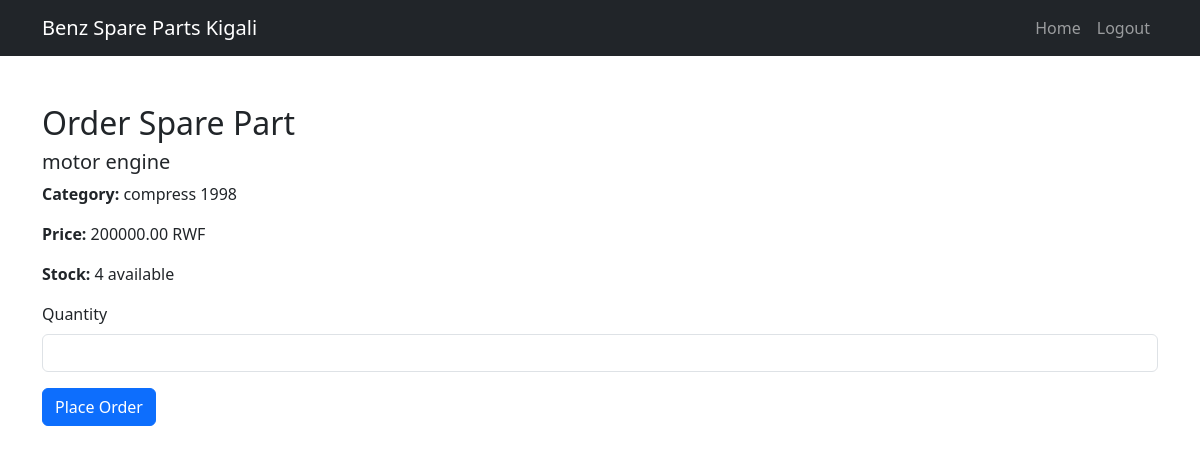
The page /order1.php?part_id=1 (signed in) on the database its author committed.
### tables this page shows
CREATE TABLE `parts` (
  `id` int(11) NOT NULL,
  `name` varchar(100) NOT NULL,
  `category` varchar(100) DEFAULT NULL,
  `price` decimal(10,2) NOT NULL,
  `stock` int(11) DEFAULT '0',
  `created_at` timestamp NULL DEFAULT CURRENT_TIMESTAMP
);

### order1.php (the view, shortened to what this page needs)
<?php
include 'db/db.php';
$part_id = isset($_GET['part_id']) ? intval($_GET['part_id']) : 0;
$part = null;
if ($part_id > 0) {
    $stmt = $conn->prepare("SELECT * FROM parts WHERE id = ?");
    $stmt->bind_param("i", $part_id);
    $stmt->execute();
    $result = $stmt->get_result();
    $part = $result->fetch_assoc();
}
?>
<!DOCTYPE html>
<html lang="en">
<head>
    <link href="https://cdn.jsdelivr.net/npm/bootstrap@5.3.3/dist/css/bootstrap.min.css" rel="stylesheet">
</head>
<body>
    <nav class="navbar navbar-expand-lg navbar-dark bg-dark">
        <div class="container">
            <a class="navbar-brand" href="#">Benz Spare Parts Kigali</a>
            <div class="collapse navbar-collapse" id="navbarNav">
                <ul class="navbar-nav ms-auto">
                    <li class="nav-item"><a class="nav-link" href="index.php">Home</a></li>
                    <li class="nav-item"><a class="nav-link" href="logout.php">Logout</a></li>
                </ul>
            </div>
        </div>
    </nav>
    <div class="container my-5">
        <h2>Order Spare Part</h2>
        <?php if ($part): ?>
            <h5><?= htmlspecialchars($part['name']) ?></h5>
            <p><strong>Category:</strong> <?= htmlspecialchars($part['category']) ?></p>
            <p><strong>Price:</strong> <?= htmlspecialchars($part['price']) ?> RWF</p>
            <p><strong>Stock:</strong> <?= htmlspecialchars($part['stock']) ?> available</p>
            <form method="POST" action="">
                <div class="mb-3">
                    <label for="quantity" class="form-label">Quantity</label>
                    <input type="number" class="form-control" id="quantity" name="quantity" min="1" required>
                </div>
                <button type="submit" class="btn btn-primary">Place Order</button>
            </form>
        <?php else: ?>
            <p>Part not found.</p>
        <?php endif; ?>
    </div>
</body>
</html>

### rows shown on the page
parts: name "motor engine", category "compress 1998", price "200000.00", stock "4"
